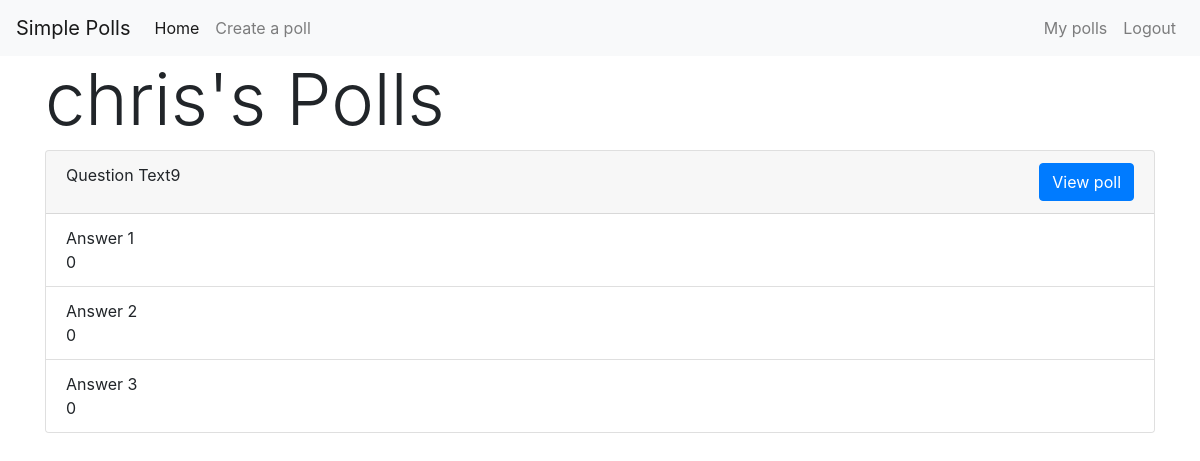
Page /poll/ (signed in) on the earlier database version.
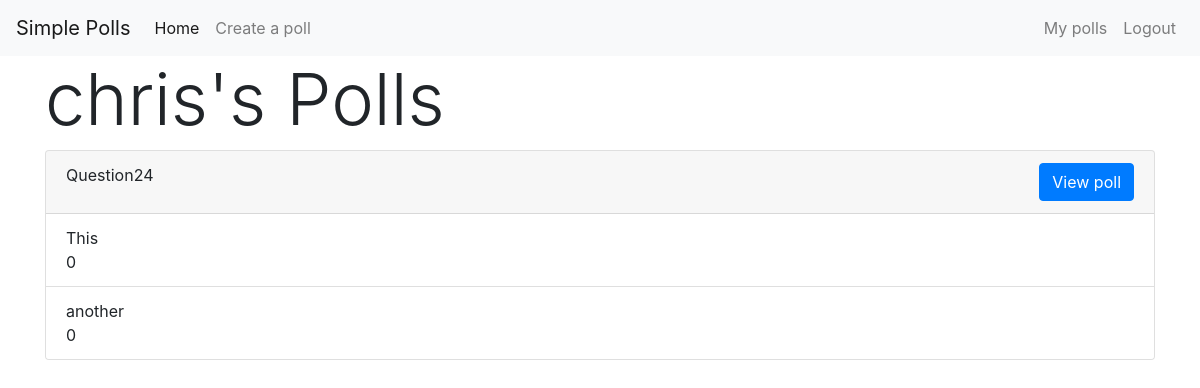
Same page on the later database version.
### poll/models.py (models this page shows, shortened)
class Question(models.Model):
    question_text = models.CharField(max_length=128)
    date_published = models.DateTimeField(default=timezone.now)
    author = models.ForeignKey(User, on_delete=models.CASCADE, blank=True, null=True)

class Choices(models.Model):
    choice_text = models.CharField(max_length=256)
    question = models.ForeignKey(Question, on_delete=models.CASCADE)
    votes = models.IntegerField(default=0)

### poll/views.py (the view, shortened to what this page needs)
# urls.py: path('', views.home, name='poll-home'),
def home(request):
    if request.user.is_authenticated:
        username = request.user.username
        user = User.objects.get(username=username)
        context = {
            'user': user
        }
        return render(request, 'poll/user-home.html', context)

### poll/templates/poll/user-home.html
{% extends "user/base.html" %}
{% block body %}
    <div class="container">
        <h1 class="display-3">{{ user.username }}'s Polls</h1>
        {% for question in user.question_set.all %}
            <div class="card">
                <div class="card-header">
                    <span>
                        {{question.question_text}}{{question.id}}
                    </span>
                    <span style="float: right;">
                        <form action="{% url 'poll-view' question.id %}" method="get">
                            <button type="submit" class="btn btn-primary">View poll</button>
                        </form>
                    </span>
                </div>
                <ul class="list-group list-group-flush">
                    {% for choice in question.choices_set.all %}
                        <li class="list-group-item">
                            {{choice.choice_text}}
                            <div class="mr-auto">{{choice.votes}}</div>
                        </li>
                    {% endfor %}
                </ul>
            </div>
        {% endfor %}
    </div>
{% endblock body %}

### user/templates/user/base.html (shortened to what this page needs)
<!DOCTYPE html>
<html lang="en">
<head>
    {% load static %}
    <link rel="stylesheet" href="https://stackpath.bootstrapcdn.com/bootstrap/4.1.3/css/bootstrap.min.css">
</head>
<body>
    <nav class="navbar navbar-expand-lg navbar-light bg-light">
        <a class="navbar-brand" href="{% url 'home' %}">Simple Polls</a>
        <div class="collapse navbar-collapse" id="navbarSupportedContent">
            <ul class="navbar-nav mr-auto">
                <li class="nav-item active">
                    <a class="nav-link" href="{% url 'home' %}">Home <span class="sr-only">(current)</span></a>
                </li>
                <li class="nav-item">
                    <a class="nav-link" href="{% url 'poll-create' %}">Create a poll</a>
                </li>
            </ul>
            <ul class="navbar-nav ml-auto">
                {% if user.is_authenticated %}
                <li class="nav-item"><a href="#" class="nav-link">My polls</a></li>
                <li class="nav-item"><a href="{% url 'logout' %}" class="nav-link">Logout</a></li>
                {% else %}
                <li class="nav-item"><a href="{% url 'login' %}" class="nav-link">Login</a></li>
                <li class="nav-item"><a href="{% url 'register' %}" class="nav-link">Register</a></li>
                {% endif %}
            </ul>
        </div>
    </nav>
    {% block body %}{% endblock %}
</body>
</html>

Differences in the rows shown:
removed Question: question_text "Question Text", id "9"
removed Choices: choice_text "Answer 1", votes "0", shown under "Question Text"
removed Choices: choice_text "Answer 2", votes "0", shown under "Question Text"
removed Choices: choice_text "Answer 3", votes "0", shown under "Question Text"
added Question: question_text "Question", id "24"
added Choices: choice_text "This", votes "0", shown under "Question"
added Choices: choice_text "another", votes "0", shown under "Question"
